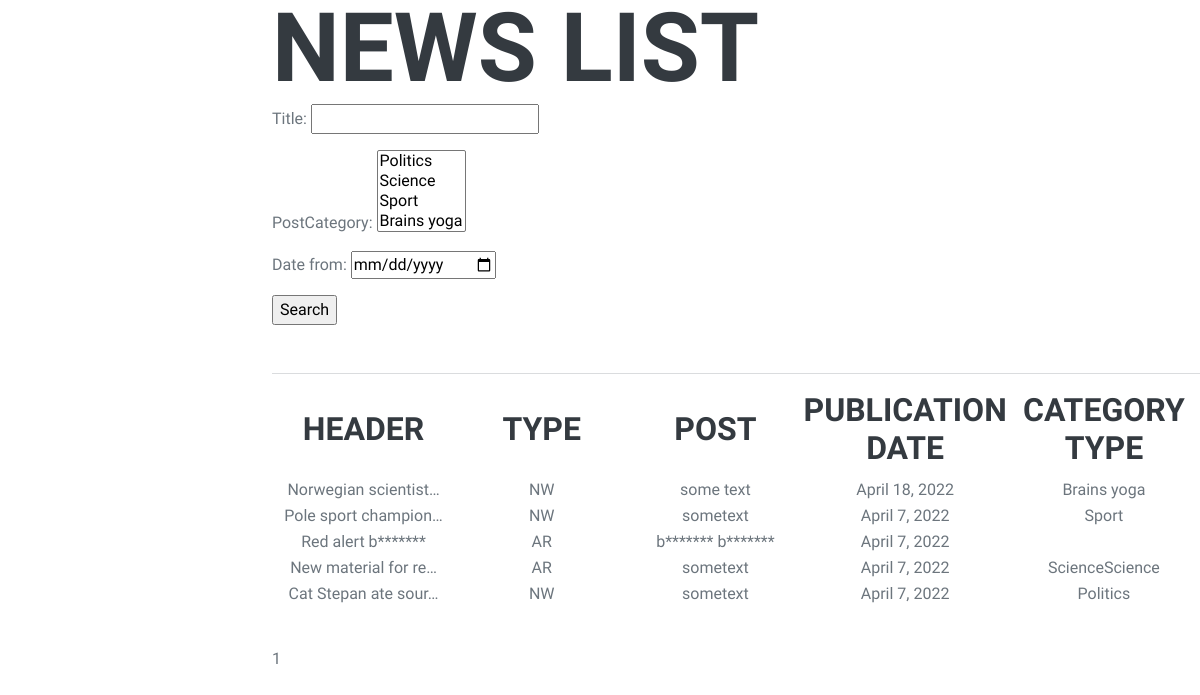
Before: /news/ with the older database file.
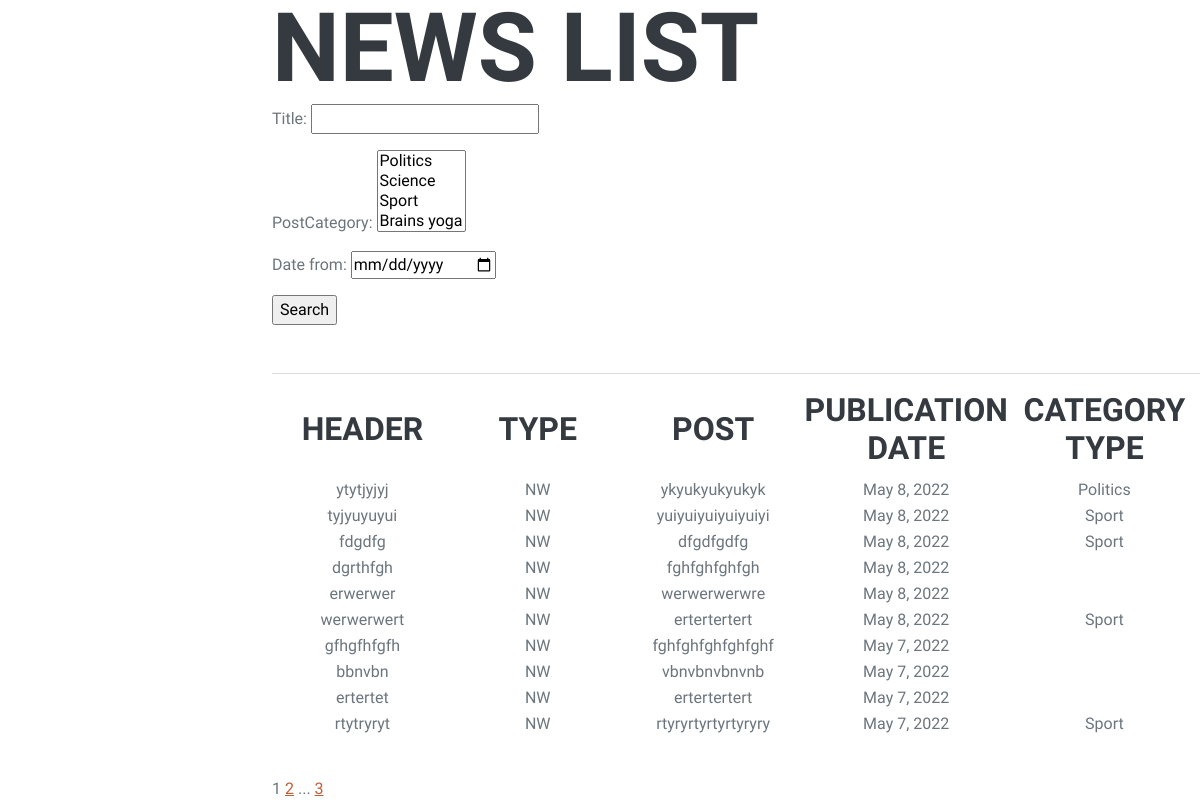
After: the same page with the newer database file.
### newsapp/models.py (models this page shows, shortened)
class Post(models.Model):
    author = models.ForeignKey(Author, on_delete=models.CASCADE)
    NEWS = 'NW'
    ARTICLE = 'AR'
    CATEGORY_CHOICES = [(NEWS, 'Новость'), (ARTICLE, 'Статья')]
    categoryType = models.CharField(max_length=10, choices=CATEGORY_CHOICES, default=ARTICLE)
    dateCreation = models.DateField(auto_now_add=True)
    postCategory = models.ManyToManyField(Category, through='PostCategory')
    title = models.CharField(max_length=128)
    text = models.TextField()
    rating = models.SmallIntegerField(default=0)

class Category(models.Model):
    name = models.CharField(max_length=64, unique=True)
    subscribers = models.ManyToManyField(User, blank=True)
    def __str__(self):
        return self.name
    class Meta:
        verbose_name = 'Category'
        verbose_name_plural = 'Categories'

### newsapp/views.py (the view)
# urls.py: path('', PostList.as_view(), name='news'),
class PostList(ListView):
    model = Post
    ordering = 'title'
    template_name = 'news.html'
    context_object_name = 'news'
    ordering = '-dateCreation'
    paginate_by = 10
    def get_queryset(self):
        queryset = super().get_queryset()
        self.filterset = NewsFilter(self.request.GET, queryset)
        return self.filterset.qs
    def get_context_data(self, **kwargs):
        context = super().get_context_data(**kwargs)
        context['filterset'] = self.filterset
        return context

### newsapp/templatetags/custom_filters.py (called while the page is built)
@register.filter()
def censor(value):
        low_value = value.lower()
        end_pos = len(value)
        for word in incorrect_words:
            start_pos = 0
            word_len = len(word)
            while start_pos < end_pos - word_len:
                position = low_value.find(word, start_pos, end_pos)
                if position == -1:
                    break
                else:
                    value = value.replace(word[1::], '*' * word_len)
                    start_pos += position + word_len
        return f'{value}'

### newsapp/templatetags/custom_tags.py (called while the page is built)
@register.simple_tag(takes_context=True)
def url_replace(context, **kwargs):
   d = context['request'].GET.copy()
   for k, v in kwargs.items():
       d[k] = v
   return d.urlencode()

### templates/news.html (shortened to what this page needs)
{% extends 'flatpages/default.html' %}
{% load custom_filters %}
{% load custom_tags %}
{% block content %}
<h1>News list</h1>
   <form action="" method="get">
       {{ filterset.form.as_p }}
      <input type="submit" value="Search" />
   </form>
<p>&nbsp;</p>
<hr>
   {% if news %}
       <table>
           <tr>
               <td style="width: 200.55px; text-align: center;"><h3>Header</h3></td>
                <td style="width: 200.55px; text-align: center;"><h3>Type</h3></td>
               <td style="width: 200.55px; text-align: center;"><h3>Post</h3></td>
               <td style="width: 200.55px; text-align: center;"><h3>Publication date</h3></td>
               <td style="width: 200.55px; text-align: center;"><h3>Category type</h3></td>
           </tr>
           {% for n in news %}
           <tr>
               <td style="width: 200.55px; text-align: center;">{{ n.title|censor|truncatechars:20 }}</td>
               <td style="width: 200.55px; text-align: center;">{{ n.categoryType }}</td>
               <td style="width: 200.55px; text-align: center;">{{ n.text|censor|truncatechars:20 }}</td>
               <td style="width: 200.55px; text-align: center;">{{ n.dateCreation }}</td>
               <td style="width: 200.55px; text-align: center;" >{% for i in n.postCategory.all %}{{ i }}{% endfor %}</td>
           </tr>
           {% endfor %}
       </table>
   {% else %}
       <h2>The newsfeed is empty for today!</h2>
   {% endif %}
<p>&nbsp;</p>
   {{ page_obj.number }}
   {% if page_obj.has_next %}
       <a href="?{% url_replace page=page_obj.next_page_number %}">{{ page_obj.next_page_number }}</a>
       {% if paginator.num_pages != page_obj.next_page_number %}
           ...
           <a href="?{% url_replace page=page_obj.paginator.num_pages %}">{{ page_obj.paginator.num_pages }}</a>
       {% endif %}
   {% endif %}
{% endblock content %}

Changed rows visible on the page:
no longer on this page (row unchanged): Post: title|censor "Norwegian scientist…", categoryType "NW", text|censor "some text", dateCreation "April 18, 2022"
no longer on this page (row unchanged): Category: name "Brains yoga", shown under "Norwegian scientist…"
no longer on this page (row unchanged): Post: title|censor "Pole sport champion…", categoryType "NW", text|censor "sometext", dateCreation "April 7, 2022", Category (name "Sport")
no longer on this page (row unchanged): Post: title|censor "Red alert b*******", categoryType "AR", text|censor "b******* b*******", dateCreation "April 7, 2022"
no longer on this page (row unchanged): Post: title|censor "New material for re…", categoryType "AR", text|censor "sometext", dateCreation "April 7, 2022"
no longer on this page (row unchanged): Category: name "Science", shown under "New material for re…"
no longer on this page (row unchanged): Post: title|censor "Cat Stepan ate sour…", categoryType "NW", text|censor "sometext", dateCreation "April 7, 2022", Category (name "Politics")
added Post: title|censor "ytytjyjyj", categoryType "NW", text|censor "ykyukyukyukyk", dateCreation "May 8, 2022", Category (name "Politics")
added Post: title|censor "tyjyuyuyui", categoryType "NW", text|censor "yuiyuiyuiyuiyuiyi", dateCreation "May 8, 2022", Category (name "Sport")
added Post: title|censor "fdgdfg", categoryType "NW", text|censor "dfgdfgdfg", dateCreation "May 8, 2022", Category (name "Sport")
added Post: title|censor "dgrthfgh", categoryType "NW", text|censor "fghfghfghfgh", dateCreation "May 8, 2022"
added Post: title|censor "erwerwer", categoryType "NW", text|censor "werwerwerwre", dateCreation "May 8, 2022"
added Post: title|censor "werwerwert", categoryType "NW", text|censor "ertertertert", dateCreation "May 8, 2022", Category (name "Sport")
added Post: title|censor "gfhgfhfgfh", categoryType "NW", text|censor "fghfghfghfghfghf", dateCreation "May 7, 2022"
added Post: title|censor "bbnvbn", categoryType "NW", text|censor "vbnvbnvbnvnb", dateCreation "May 7, 2022"
added Post: title|censor "ertertet", categoryType "NW", text|censor "ertertertert", dateCreation "May 7, 2022"
added Post: title|censor "rtytryryt", categoryType "NW", text|censor "rtyryrtyrtyrtyryry", dateCreation "May 7, 2022", Category (name "Sport")
Other visible differences:
{{ page_obj.next_page_number }}: (not shown) → "2"
{{ page_obj.paginator.num_pages }}: (not shown) → "3"
